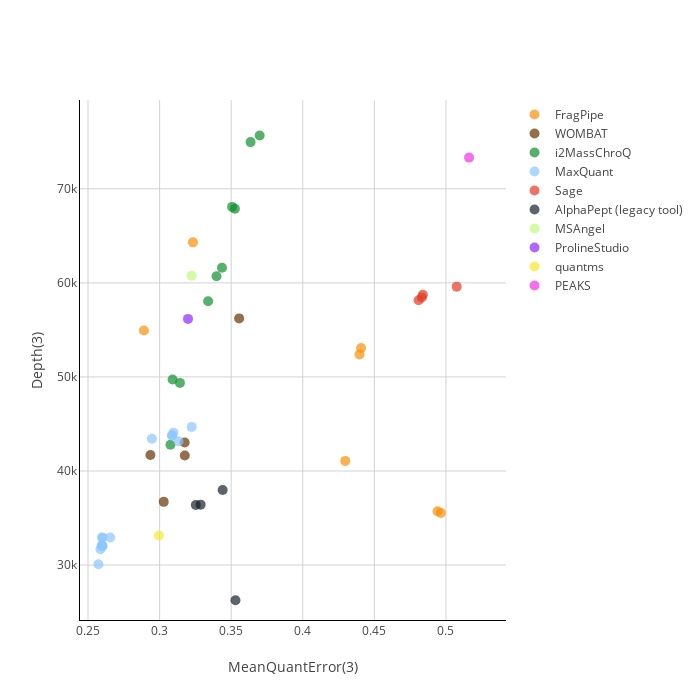

Notebook code for this chart:
### Code cell
plot = plot_performance_metrics(
    all_datapoints,
    metric="Mean",
    x_range=[0.1, 0.6],
    y_range=[20000, 150000],
    min_quant=3,
    autoscale=True,
)
# Save the plot
plot.write_image("figures_manuscript/mean_abs_overview_qexactive.svg")

plot

### Figure 1 — Plotly figure (JSON) as saved in the notebook; plotly's stock layout.template omitted (floating-point values rounded to 4 significant figures)
{"data": [{"hovertext": ["ProteoBench ID: FragPipe_20251007_142256<br>Software tool: FragPipe 22.0<br>Comment (private submission): ...", "ProteoBench ID: FragPipe_20251007_142357<br>Software tool: FragPipe 22.1-build02<br>Comment (private submission): ...", "ProteoBench ID: FragPipe_20251007_142739<br>Software tool: FragPipe 23.0<br>Comment (private submission): ...", "ProteoBench ID: FragPipe_20251007_142835<br>Software tool: FragPipe 23.0<br>Comment (private submission): ...", "ProteoBench ID: FragPipe_20251007_142950<br>Software tool: FragPipe 22.1-build02<br>Comment (private submission): ...", "ProteoBench ID: FragPipe_20251007_143259<br>Software tool: FragPipe 22.0<br>Comment (private submission): ...", "ProteoBench ID: FragPipe_20251007_143350<br>Software tool: FragPipe 22.0<br>Comment (private submission): ..."], "marker": {"color": ["#F89008", "#F89008", "#F89008", "#F89008", "#F89008", "#F89008", "#F89008"], "showscale": false, "size": [10, 10, 10, 10, 10, 10, 10]}, "mode": "markers", "name": "FragPipe", "type": "scatter", "x": [0.4297, 0.4941, 0.289, 0.3233, 0.4964, 0.4407, 0.4396], "y": [41072, 35709, 54941, 64309, 35545, 53082, 52398]}, {"hovertext": ["ProteoBench ID: WOMBAT_20251007_142309<br>Software tool: WOMBAT 0.9.11<br>Comment (private submission): ...", "ProteoBench ID: WOMBAT_20251007_142446<br>Software tool: WOMBAT 0.9.11<br>Comment (private submission): ...", "ProteoBench ID: WOMBAT_20251007_143039<br>Software tool: WOMBAT 0.9.11<br>Comment (private submission): ...", "ProteoBench ID: WOMBAT_20251007_143448<br>Software tool: WOMBAT 0.9.11<br>Comment (private submission): ...", "ProteoBench ID: WOMBAT_20251007_143502<br>Software tool: WOMBAT 0.9.11<br>Comment (private submission): ..."], "marker": {"color": ["#663200", "#663200", "#663200", "#663200", "#663200"], "showscale": false, "size": [10, 10, 10, 10, 10]}, "mode": "markers", "name": "WOMBAT", "type": "scatter", "x": [0.3176, 0.3555, 0.2936, 0.3029, 0.3175], "y": [41649, 56223, 41691, 36719, 43031]}, {"hovertext": ["ProteoBench ID: i2MassChroQ_20251007_142328<br>Software tool: i2MassChroQ 1.0.18<br>Comment (private submission): ...", "ProteoBench ID: i2MassChroQ_20251007_142414<br>Software tool: i2MassChroQ 1.2.0<br>Comment (private submission): ...", "ProteoBench ID: i2MassChroQ_20251007_142522<br>Software tool: i2MassChroQ 1.0.16<br>Comment (private submission): ...", "ProteoBench ID: i2MassChroQ_20251007_142631<br>Software tool: i2MassChroQ 1.2.1<br>Comment (private submission): ...", "ProteoBench ID: i2MassChroQ_20251007_142808<br>Software tool: i2MassChroQ 1.2.1<br>Comment (private submission): ...", "ProteoBench ID: i2MassChroQ_20251007_142852<br>Software tool: i2MassChroQ 1.0.18<br>Comment (private submission): ...", "ProteoBench ID: i2MassChroQ_20251007_143029<br>Software tool: i2MassChroQ 1.0.16<br>Comment (private submission): ...", "ProteoBench ID: i2MassChroQ_20251007_143131<br>Software tool: i2MassChroQ 1.2.4<br>Comment (private submission): ...", "ProteoBench ID: i2MassChroQ_20251007_143239<br>Software tool: i2MassChroQ 1.2.1<br>Comment (private submission): ...", "ProteoBench ID: i2MassChroQ_20251007_143439<br>Software tool: i2MassChroQ 1.2.0<br>Comment (private submission): ..."], "marker": {"color": ["#108E2E", "#108E2E", "#108E2E", "#108E2E", "#108E2E", "#108E2E", "#108E2E", "#108E2E", "#108E2E", "#108E2E"], "showscale": false, "size": [10, 10, 10, 10, 10, 10, 10, 10, 10, 10]}, "mode": "markers", "name": "i2MassChroQ", "type": "scatter", "x": [0.3526, 0.309, 0.3142, 0.3635, 0.3397, 0.3436, 0.3699, 0.3339, 0.3075, 0.3506], "y": [67891, 49728, 49365, 74969, 60711, 61603, 75663, 58045, 42794, 68081]}, {"hovertext": ["ProteoBench ID: MaxQuant_20251007_142343<br>Software tool: MaxQuant 2.3.1.0<br>Comment (private submission): ...", "ProteoBench ID: MaxQuant_20251007_142431<br>Software tool: MaxQuant 1.5.2.8<br>Comment (private submission): ...", "ProteoBench ID: MaxQuant_20251007_142504<br>Software tool: MaxQuant 1.5.8.2<br>Comment (private submission): ...", "ProteoBench ID: MaxQuant_20251007_142540<br>Software tool: MaxQuant 1.5.3.30<br>Comment (private submission): ...", "ProteoBench ID: MaxQuant_20251007_142557<br>Software tool: MaxQuant 2.1.4.0<br>Comment (private submission): ...", "ProteoBench ID: MaxQuant_20251007_142610<br>Software tool: MaxQuant 2.1.4.0<br>Comment (private submission): ...", "ProteoBench ID: MaxQuant_20251007_142657<br>Software tool: MaxQuant 2.5.1.0<br>Comment (private submission): ...", "ProteoBench ID: MaxQuant_20251007_142716<br>Software tool: MaxQuant 1.5.3.30<br>Comment (private submission): ...", "ProteoBench ID: MaxQuant_20251007_142751<br>Software tool: MaxQuant 2.4.13.0<br>Comment (private submission): ...", "ProteoBench ID: MaxQuant_20251007_142921<br>Software tool: MaxQuant 2.1.3.0<br>Comment (private submission): ...", "ProteoBench ID: MaxQuant_20251007_142935<br>Software tool: MaxQuant 2.1.3.0<br>Comment (private submission): ...", "ProteoBench ID: MaxQuant_20251007_143056<br>Software tool: MaxQuant 1.5.8.2<br>Comment (private submission): ...", "ProteoBench ID: MaxQuant_20251007_143114<br>Software tool: MaxQuant 1.6.3.3<br>Comment (private submission): ...", "ProteoBench ID: MaxQuant_20251007_143420<br>Software tool: MaxQuant 1.5.3.30<br>Comment (private submission): ...", "ProteoBench ID: MaxQuant_20251007_143517<br>Software tool: MaxQuant 2.1.3.0<br>Comment (private submission): ..."], "marker": {"color": ["#8bc6fd", "#8bc6fd", "#8bc6fd", "#8bc6fd", "#8bc6fd", "#8bc6fd", "#8bc6fd", "#8bc6fd", "#8bc6fd", "#8bc6fd", "#8bc6fd", "#8bc6fd", "#8bc6fd", "#8bc6fd", "#8bc6fd"], "showscale": false, "size": [10, 10, 10, 10, 10, 10, 10, 10, 10, 10, 10, 10, 10, 10, 10]}, "mode": "markers", "name": "MaxQuant", "type": "scatter", "x": [0.2946, 0.2655, 0.3132, 0.3224, 0.3086, 0.26, 0.2599, 0.26, 0.2573, 0.3086, 0.26, 0.2587, 0.2595, 0.2599, 0.3097], "y": [43426, 32935, 43170, 44686, 43766, 32032, 32034, 32936, 30086, 43765, 32032, 31676, 32077, 32892, 44076]}, {"hovertext": ["ProteoBench ID: Sage_20251007_142644<br>Software tool: Sage 0.14.6<br>Comment (private submission): ...", "ProteoBench ID: Sage_20251007_143200<br>Software tool: Sage 0.14.6<br>Comment (private submission): ...", "ProteoBench ID: Sage_20251007_143330<br>Software tool: Sage 0.14.6<br>Comment (private submission): ...", "ProteoBench ID: Sage_20251007_143403<br>Software tool: Sage 0.14.6<br>Comment (private submission): ..."], "marker": {"color": ["#E43924", "#E43924", "#E43924", "#E43924"], "showscale": false, "size": [10, 10, 10, 10]}, "mode": "markers", "name": "Sage", "type": "scatter", "x": [0.4832, 0.4839, 0.5075, 0.4809], "y": [58445, 58744, 59599, 58160]}, {"hovertext": ["ProteoBench ID: AlphaPept_20251007_142905<br>Software tool: AlphaPept 0.5.0<br>Comment (private submission): ...", "ProteoBench ID: AlphaPept_20251007_143007<br>Software tool: AlphaPept 0.5.3<br>Comment (private submission): ...", "ProteoBench ID: AlphaPept_20251007_143146<br>Software tool: AlphaPept 0.5.3<br>Comment (private submission): ...", "ProteoBench ID: AlphaPept_20251007_143317<br>Software tool: AlphaPept 0.5.0<br>Comment (private submission): ..."], "marker": {"color": ["#17212b", "#17212b", "#17212b", "#17212b"], "showscale": false, "size": [10, 10, 10, 10]}, "mode": "markers", "name": "AlphaPept (legacy tool)", "type": "scatter", "x": [0.353, 0.3286, 0.3253, 0.344], "y": [26255, 36421, 36379, 37969]}, {"hovertext": ["ProteoBench ID: MSAngel_20251007_143224<br>Software tool: MSAngel 2.2.10<br>Comment (private submission): ..."], "marker": {"color": ["#C0FA7D"], "showscale": false, "size": [10]}, "mode": "markers", "name": "MSAngel", "type": "scatter", "x": [0.3224], "y": [60766]}, {"hovertext": ["ProteoBench ID: ProlineStudio_20251007_143540<br>Software tool: ProlineStudio 2.3.0-SNAPSHOT_2024-09-11T06:45:20Z_jenkins<br>Comment (private submission): ..."], "marker": {"color": ["#8b26ff"], "showscale": false, "size": [10]}, "mode": "markers", "name": "ProlineStudio", "type": "scatter", "x": [0.3198], "y": [56170]}, {"hovertext": ["ProteoBench ID: quantms_20251007_143555<br>Software tool: quantms v1.3.1dev-g70337bc<br>Comment (private submission): ..."], "marker": {"color": ["#f5e830"], "showscale": false, "size": [10]}, "mode": "markers", "name": "quantms", "type": "scatter", "x": [0.2995], "y": [33133]}, {"hovertext": ["ProteoBench ID: PEAKS_20251007_143615<br>Software tool: PEAKS 13 20250520<br>Comment (private submission): ..."], "marker": {"color": ["#f032e6"], "showscale": false, "size": [10]}, "mode": "markers", "name": "PEAKS", "type": "scatter", "x": [0.5161], "y": [73321]}], "layout": {"annotations": [{"font": {"color": "rgba(0,0,0,0.1)", "size": 50}, "showarrow": false, "text": "", "x": 0.5, "xref": "paper", "y": 0.5, "yref": "paper"}], "clickmode": "event+select", "height": 700, "width": 700, "xaxis": {"gridcolor": "lightgray", "gridwidth": 1, "linecolor": "black", "range": [0.2444, 0.5419], "showgrid": true, "title": {"text": "MeanQuantError(3)"}}, "yaxis": {"gridcolor": "lightgray", "gridwidth": 1, "linecolor": "black", "range": [24150.0, 79450.0], "showgrid": true, "title": {"text": "Depth(3)"}}}}
